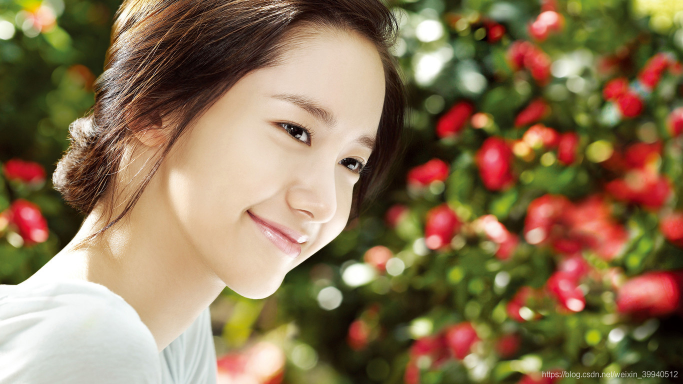
#> input picture Datawhale/ImageProcessingFundamentals/images/yun.jpg, 1366 x 768 px (shown at 1/2 size)
$ jupyter execute '几何变换.ipynb'
#> lines starting #> are read from the running program, lines starting #| are printed output that depends on the picture
# 02 几何变换

## 简介
该部分将对基本的几何变换进行学习，几何变换的原理大多都是相似，只是变换矩阵不同，因此，我们以最常用的平移和旋转为例进行学习。在深度学习领域，我们常用平移、旋转、镜像等操作进行数据增广；在传统CV领域，由于某些拍摄角度的问题，我们需要对图像进行矫正处理，而几何变换正是这个处理过程的基础，因此了解和学习几何变换也是有必要的。

这次我们带着几个问题进行，以旋转为例：
* 1：变换的形式（公式）是什么？

* 2：旋转中心是什么？毕竟以不同位置为旋转中心得到的结果是不一样的。

* 3：采用前向映射还是反向映射？(反向映射更为有效)

* 4：采用反向映射后，采用何种插值算法？最常用的的是双线性插值，OpenCV也是默认如此。

## 算法理论介绍
### 变换形式
先看第一个问题，变换的形式。与OpencV不同的是这里采取冈萨雷斯的《数字图像处理_第三版》的变换矩阵方式，关于OpenCV的策略可以看它的官方文档。根据冈萨雷斯书中的描述，仿射变换的一般形式如下：


式中的T就是变换矩阵，其中 (v,w)为原坐标，(x,y) 为变换后的坐标，不同的变换对应不同的矩阵，这里也贴出来吧，一些常见的变换矩阵及作用如下表：


也就是说，我们根据自己的目的选择不同变换矩阵就可以了。

### 坐标系变换
再看第二个问题，变换中心，对于缩放、平移可以以图像坐标原点（图像左上角为原点）为中心变换，这不用坐标系变换，直接按照一般形式计算即可。而对于旋转和偏移，一般是以图像中心为原点，那么这就涉及坐标系转换了。

我们都知道，图像坐标的原点在图像左上角，水平向右为 X 轴，垂直向下为 Y 轴。数学课本中常见的坐标系是以图像中心为原点，水平向右为 X 轴，垂直向上为 Y 轴，称为笛卡尔坐标系。看下图:


因此，对于旋转和偏移，就需要3步（3次变换）：

* 将输入原图图像坐标转换为笛卡尔坐标系；
* 进行旋转计算。旋转矩阵前面已经给出了；
* 将旋转后的图像的笛卡尔坐标转回图像坐标。

### 图像坐标系与笛卡尔坐标系转换关系：

先看下图：

在图像中我们的坐标系通常是AB和AC方向的,原点为A，而笛卡尔直角坐标系是DE和DF方向的，原点为D。
**令图像表示为M×N的矩阵，对于点A而言，两坐标系中的坐标分别是(0，0)和(-N/2,M/2)，则图像某像素点(x',y')转换为笛卡尔坐标（x,y）转换关系为，x为列，y为行：**


逆变换为：


于是，根据前面说的3个步骤（3次变换），旋转(顺时针旋转)的变换形式就为，3次变换就有3个矩阵：


### 反向映射
看第3个问题，在冈萨雷斯的《数字图像处理_第三版》中说的很清楚，前向映射就是根据原图用变换公式直接算出输出图像相应像素的空间位置，那么这会导致一个问题：可能会有多个像素坐标映射到输出图像的同一位置，也可能输出图像的某些位置完全没有相应的输入图像像素与它匹配，也就是没有被映射到，造成有规律的空洞（黑色的蜂窝状）。更好的一种方式是采用 反向映射（Inverse Mapping）：扫描输出图像的位置(x,y)，通过

（为T的逆矩阵）计算输入图像对应的位置 (v,w)，通过插值方法决定输出图像该位置的灰度值。

###  插值
第4个问题，采用反向映射后，需通过插值方法决定输出图像该位置的值，因此需要选择插值算法。通常有最近邻插值、双线性插值，双三次插值等，OpencV默认采用双线性插值，我们也就采用双线性插值。

## 基于OpenCV的实现(Pythong)

[cell 1]
#引入响应的包
import numpy as np
import cv2 as cv
import matplotlib.pyplot as plt

### 变换

OpenCV提供了两个转换函数**cv.warpAffine**和**cv.warpPerspective**，您可以使用它们进行各种转换。**cv.warpAffine**采用2x3转换矩阵，而**cv.warpPerspective**采用3x3转换矩阵作为输入。

### 缩放

缩放只是调整图像的大小。为此，OpenCV带有一个函数**cv.resize()。图像的大小可以手动指定，也可以指定缩放比例。也可使用不同的插值方法。首选的插值方法是**cv.INTER_AREA**用于缩小，**cv.INTER_CUBIC（慢）和**cv.INTER_LINEAR**用于缩放。默认情况下，出于所有调整大小的目的，使用的插值方法为**cv.INTER_LINEAR**。您可以使用以下方法调整输入图像的大小：

[cell 2]
img = cv.imread('images/yun.jpg')
#> img is the input picture: shape (768, 1366, 3); mean B, G, R 85.5, 117.6, 139.9
res = cv.resize(img,None,fx=2, fy=2, interpolation = cv.INTER_CUBIC)
plt.imshow(res)

### 平移

平移是物体位置的移动。如果您知道在(x,y)方向上的位移，则将其设为(t_x,t_y)，你可以创建转换矩阵\mathbf{M}，如下所示：

M = \begin{bmatrix} 1 & 0 & t_x \\ 0 & 1 & t_y \end{bmatrix}
您可以将其放入**np.float32**类型的Numpy数组中，并将其传递给**cv.warpAffine**函数。参见下面偏移为(100, 50)的示例：

[cell 3]
img = cv.imread('images/yun.jpg',0)
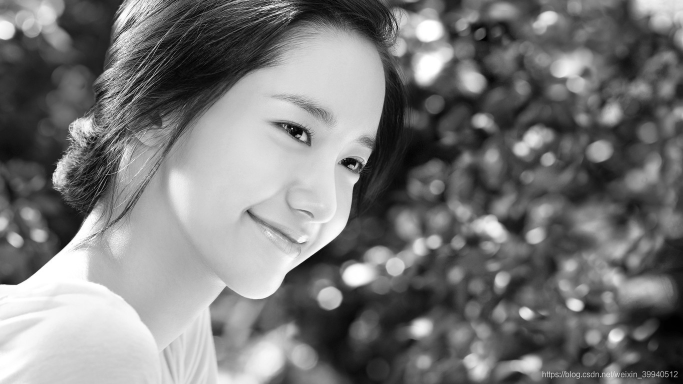
#> img: shape (768, 1366) (shown at 1/2 size); min 0, max 255, mean 120.6
rows,cols = img.shape
#> rows = 768; cols = 1366
M = np.float32([[1,0,100],[0,1,50]])
dst = cv.warpAffine(img,M,(cols,rows))
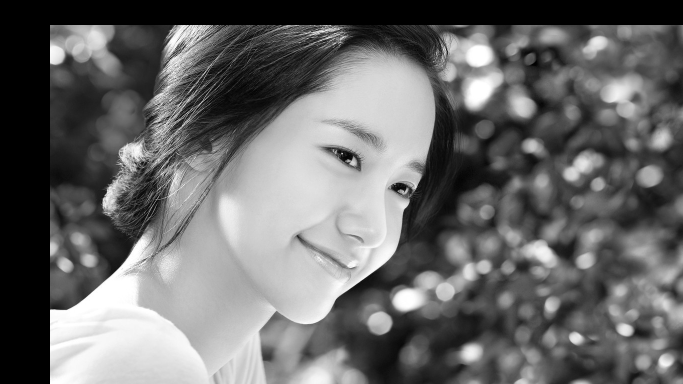
#> dst: shape (768, 1366) (shown at 1/2 size); min 0, max 255, mean 105.5
plt.imshow(dst)
cv.waitKey(0)
cv.destroyAllWindows()

### 旋转

图像旋转角度为θ是通过以下形式的变换矩阵实现的：

M = \begin{bmatrix} cos\theta & -sin\theta \\ sin\theta & cos\theta \end{bmatrix}
但是OpenCV提供了可缩放的旋转以及可调整的旋转中心，因此您可以在自己喜欢的任何位置旋转。修改后的变换矩阵为

\begin{bmatrix} \alpha & \beta & (1- \alpha ) \cdot center.x - \beta \cdot center.y \\ - \beta & \alpha & \beta \cdot center.x + (1- \alpha ) \cdot center.y \end{bmatrix}
其中：

\begin{array}{l} \alpha = scale \cdot \cos \theta , \\ \beta = scale \cdot \sin \theta \end{array}
为了找到此转换矩阵，OpenCV提供了一个函数**cv.getRotationMatrix2D**。请检查以下示例，该示例将图像相对于中心旋转90度而没有任何缩放比例。

[cell 4]
img = cv.imread('images/yun.jpg',0)
rows,cols = img.shape
# cols-1 和 rows-1 是坐标限制
M = cv.getRotationMatrix2D(((cols-1)/2.0,(rows-1)/2.0),90,1)
dst = cv.warpAffine(img,M,(cols,rows))
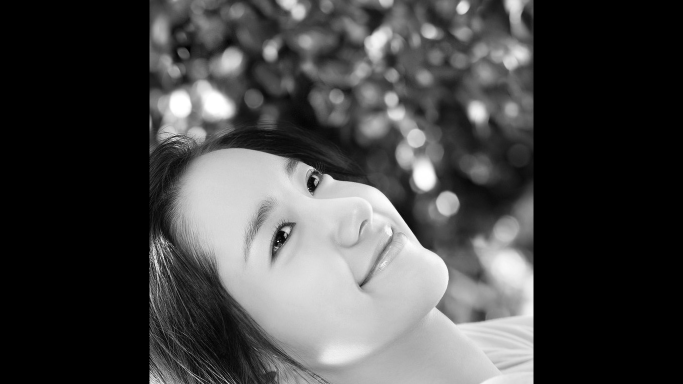
#> dst: shape (768, 1366) (shown at 1/2 size); min 0, max 255, mean 69.5
plt.imshow(dst)

### 仿射变换

在仿射变换中，原始图像中的所有平行线在输出图像中仍将平行。为了找到变换矩阵，我们需要输入图像中的三个点及其在输出图像中的对应位置。然后**cv.getAffineTransform**将创建一个2x3矩阵，该矩阵将传递给**cv.warpAffine**。

查看以下示例，并查看我选择的点（以绿色标记）：

[cell 5]
img = cv.imread('images/yun.jpg')
rows,cols,ch = img.shape
#> ch = 3
pts1 = np.float32([[50,50],[200,50],[50,200]])
pts2 = np.float32([[10,100],[200,50],[100,250]])
M = cv.getAffineTransform(pts1,pts2)
dst = cv.warpAffine(img,M,(cols,rows))
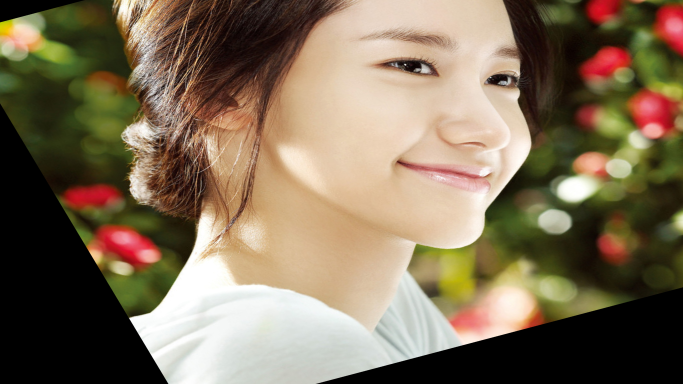
#> dst: shape (768, 1366, 3) (shown at 1/2 size); mean B, G, R 88.3, 111.7, 128
plt.subplot(121),plt.imshow(img),plt.title('Input')
plt.subplot(122),plt.imshow(dst),plt.title('Output')
#> figure, not shown here; B, G, R data is drawn as R, G, B

### 透视变换

对于透视变换，您需要3x3变换矩阵。即使在转换后，直线也将保持直线。要找到此变换矩阵，您需要在输入图像上有4个点，在输出图像上需要相应的点。在这四个点中，其中三个不应共线。然后可以通过函数**cv.getPerspectiveTransform**找到变换矩阵。然后将**cv.warpPerspective**应用于此3x3转换矩阵。

请参见下面的代码：

[cell 6]
img = cv.imread('images/yun.jpg')
rows,cols,ch = img.shape
pts1 = np.float32([[56,65],[368,52],[28,387],[389,390]])
pts2 = np.float32([[0,0],[300,0],[0,300],[300,300]])
M = cv.getPerspectiveTransform(pts1,pts2)
dst = cv.warpPerspective(img,M,(300,300))
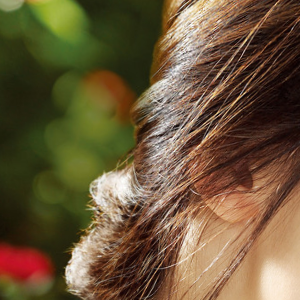
#> dst: shape (300, 300, 3); mean B, G, R 58.2, 88.4, 108
plt.subplot(121),plt.imshow(img),plt.title('Input')
plt.subplot(122),plt.imshow(dst),plt.title('Output')
plt.show()
#> figure, not shown here; B, G, R data is drawn as R, G, B
